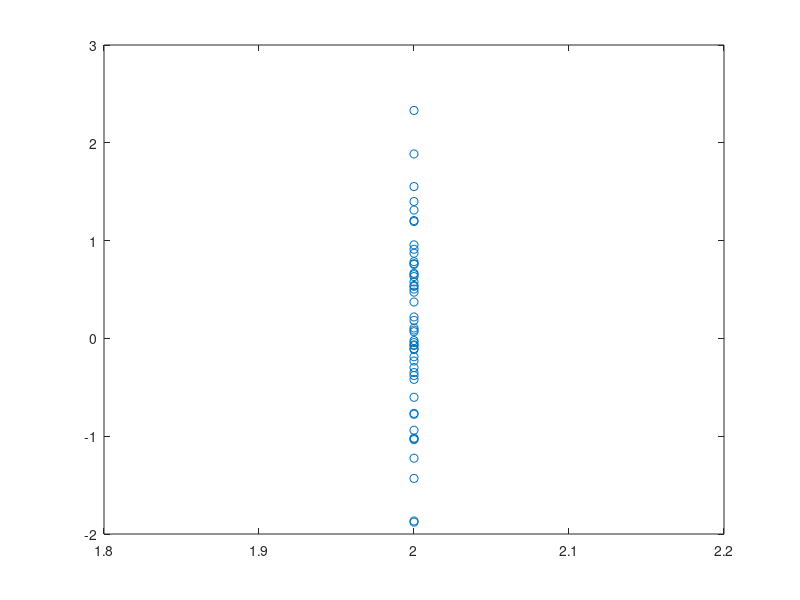

Write MATLAB code to recreate this figure. (Note: this script raises an error after producing the figure.)
clc;
clear all
rng(0,'twister'); % For reproducibility

N = 50;
x = 2 * ones(N,1);
y = randn(size(x));
y_mean = mean(y)
y_std = std(y)
y_mean_std = y_std / sqrt(length(x))
plot(x,y,'o');

gprMdl = fitrgp(x,y,'Basis','linear', 'KernelFunction', 'squaredexponential',...
      'FitMethod','exact','PredictMethod','exact');
  
[ypred,ysd] = predict(gprMdl,2);

fprintf('\n[matgp] pred: %f, std: %f\n', ypred(end), ysd(end))

dlmwrite('/home/matteo/Projects/maxest/c++/build-maxest-Desktop-Default/examples/x.dat', x)
dlmwrite('/home/matteo/Projects/maxest/c++/build-maxest-Desktop-Default/examples/y.dat', y)

format long

sf_val = gprMdl.KernelInformation.KernelParameters(2);
sn_val = gprMdl.Sigma;
l_val = gprMdl.KernelInformation.KernelParameters(1);

fprintf('x.dat y.dat %.18f %.18f %.18f\n', l_val, sf_val, sn_val);


%%
sf_val = gprMdl.KernelInformation.KernelParameters(2);
sn_val = gprMdl.Sigma;
l_val = gprMdl.KernelInformation.KernelParameters(1);
k = @(v,z) sf_val^2 * exp((v-z)^2 / (2*l_val^2));

xstar = 2;

K = zeros(N,N);
KXXS = zeros(N,1);
for i = 1:N
    KXXS(i) = k(xstar, x(i));
    for j=1:N
        K(i,j) = k(x(i),x(j));
    end
end

T = K + eye(N) * sn_val^2;
var = k(xstar, xstar) - KXXS'*(T\KXXS) + sn_val^2;
pred = KXXS' * (T\y);

fprintf('\npred: %f, std: %f\n', pred, sqrt(var))


%%
syms sf sn l
val = sf^2 * exp(-1.0 / (2*l^2));
K = ones(N,N) * sf^2;
KXXS = ones(N,1)*sf^2;
T = K + eye(N) * sn^2;
pred = transpose(KXXS) * inv(T) * y;
var = simplify(sf^2  - transpose(KXXS) * inv(T) * KXXS + sn^2);
var

sf = gprMdl.KernelInformation.KernelParameters(2);
sn = gprMdl.Sigma;
l = gprMdl.KernelInformation.KernelParameters(1);

eval(subs(transpose(KXXS) * inv(T)))
fprintf('\n[symb] pred: %f, std: %f\n', eval(subs(pred)), sqrt(eval(subs(var))))
